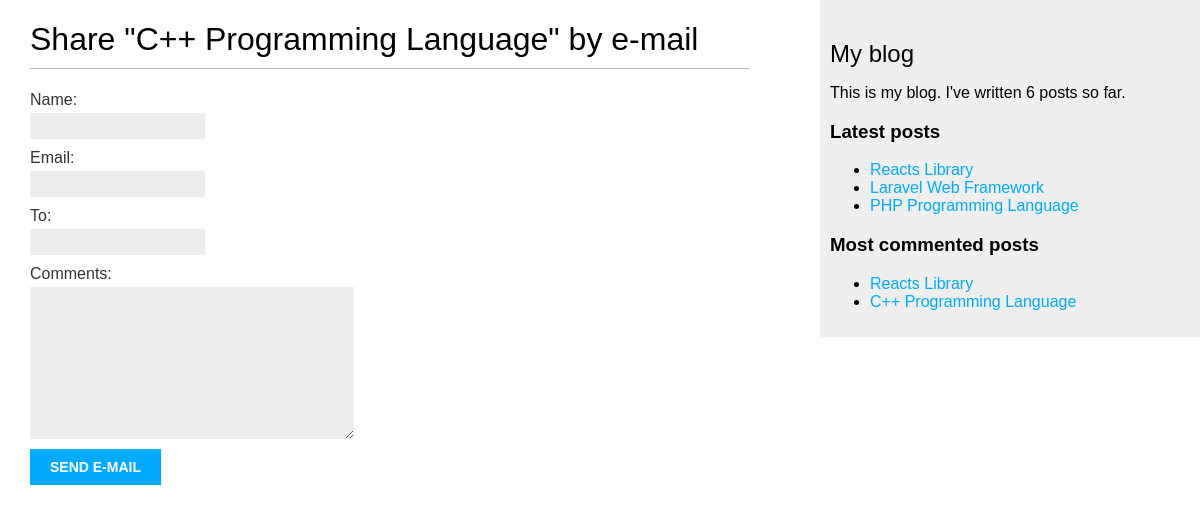
/blog/1/share/, run on an earlier commit of the app's database.
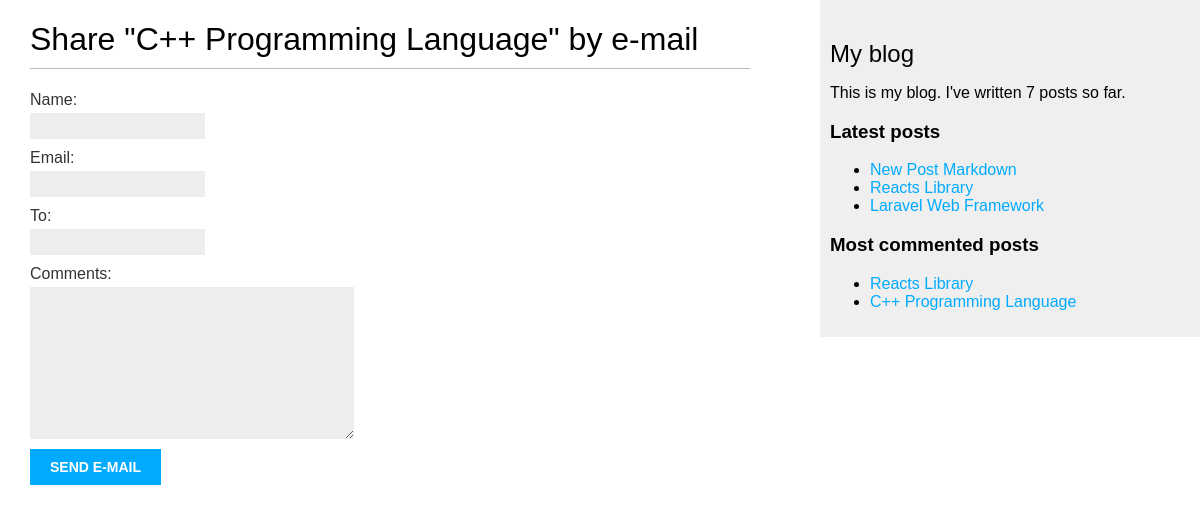
And on a later commit of the database.
### blog/models.py (models this page shows, shortened)
class Post(models.Model):
    class Status(models.TextChoices):
        DRAFT = 'DF', 'Draft'
        PUBLISHED = 'PB', 'Published'
    title = models.CharField(max_length=250)
    slug = models.SlugField(max_length=250, unique_for_date='publish')
    author = models.ForeignKey(User, on_delete=models.CASCADE, related_name='blog_posts')
    body = models.TextField()
    publish = models.DateTimeField(default=timezone.now)
    created = models.DateTimeField(auto_now_add=True)
    updated = models.DateTimeField(auto_now=True)
    status = models.CharField(max_length=2, choices=Status.choices, default=Status.DRAFT)
    tags = TaggableManager()
    class Meta:
        ordering = ['-publish']
        indexes = [
            models.Index(fields=['-publish']),
        ]
    def get_absolute_url(self):
        return reverse("blog:post_detail", args=[
            self.publish.year,
            self.publish.month,
            self.publish.day,
            self.slug,
        ])

### blog/views.py (the view)
# urls.py: path('<int:post_id>/share/', views.post_share, name='post_share'),
def post_share(request, post_id):
    post = get_object_or_404(Post, id=post_id, status=Post.Status.PUBLISHED)
    sent = False
    if request.method == 'POST':
        form = EmailPostForm(request.POST)
        if form.is_valid():
            cd = form.cleaned_data
            post_url = request.build_absolute_uri(post.get_absolute_url())
            subject = f"{cd['name']} recommends you read {post.title}"
            message = f"Read {post.title} at {post_url} \n {cd['name']}\'s comments: {cd['comments']}"
            send_mail(subject, message, 'alaaali151992@gmail.com', [cd['to']])
            sent = True
    else:
        form = EmailPostForm()
    return render(request, 'blog/post/share.html', {'post': post, 'form': form, 'sent': sent})

### blog/forms.py
class EmailPostForm(forms.Form):
    name = forms.CharField(max_length=25)
    email = forms.EmailField()
    to = forms.EmailField()
    comments = forms.CharField(required=False, widget=forms.Textarea)

### blog/templatetags/blog_tags.py (called while the page is built)
@register.simple_tag
def total_posts():
    return Post.objects.count()

@register.inclusion_tag('blog/post/latest_posts.html')
def show_latest_posts(count=5):
    latest_posts = Post.objects.order_by('-publish')[:count]
    return {'latest_posts': latest_posts}

@register.simple_tag
def get_most_commented_posts(count=5):
    return Post.objects.annotate(total_comments=Count('comments')).order_by('-total_comments')[:count]

### blog/templates/blog/post/share.html (shortened to what this page needs)
{% extends "blog/base.html" %}
{% block content %}
    {% if sent %}
        <h1>E-mail successfully sent</h1>
        <p>
            "{{ post.title }}" was successfully sent to {{ form.cleaned_data.to }}.
        </p>
    {% else %}
        <h1>Share "{{ post.title }}" by e-mail</h1>
        <form method="post">
            {{ form.as_p }}
            <input type="submit" value="Send e-mail">
        </form>
    {% endif %}
{% endblock %}

### blog/templates/blog/base.html (shortened to what this page needs)
{% load static %}
{% load blog_tags %}
<!DOCTYPE html>
<html>
    <head>
        <link href="{% static "css/blog.css" %}" rel="stylesheet">
    </head>
    <body>
        <div id="content">
            {% block content %}
            {% endblock %}
        </div>
        <div id="sidebar">
            <h2>My blog</h2>
            <p>
                This is my blog.
                I've written {% total_posts %} posts so far.
            </p>
            <h3>Latest posts</h3>
            {% show_latest_posts 3 %}
            <h3>Most commented posts</h3>
            {% get_most_commented_posts 2 as most_commented_posts %}
            <ul>
                {% for post in most_commented_posts %}
                    <li>
                        <a href="{{ post.get_absolute_url }}">{{ post.title }}</a>
                    </li>
                {% endfor %}
            </ul>
        </div>
    </body>
</html>

### blog/templates/blog/post/latest_posts.html
<ul>
    {% for post in latest_posts %}
        <li>
            <a href="{{ post.get_absolute_url }}">{{ post.title }}</a>
        </li>
    {% endfor %}
</ul>

What changed in the data, as far as the page shows it:
no longer on this page (row unchanged): Post: title "PHP Programming Language", shown under "Latest posts"
added Post: title "New Post Markdown", shown under "Latest posts"
Also different on the page:
text no longer shown: "6"
text now shown: "7"
